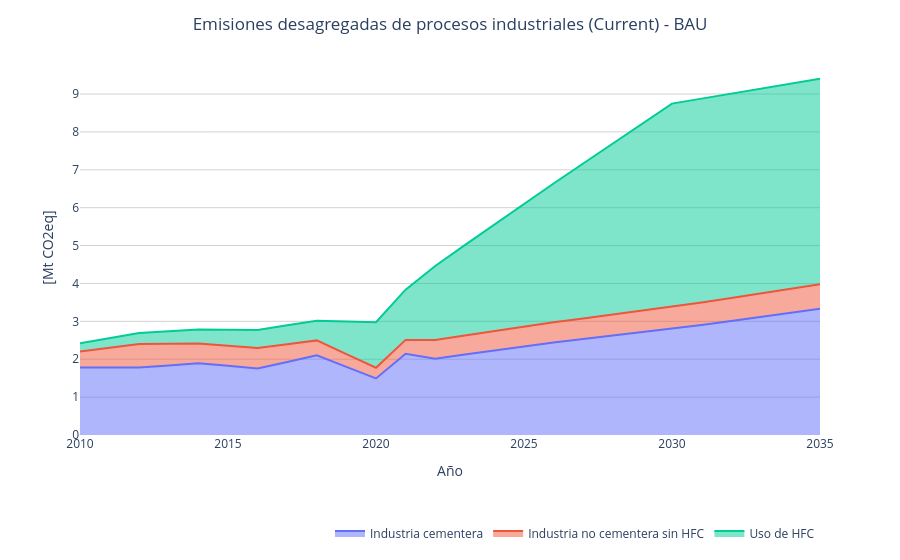
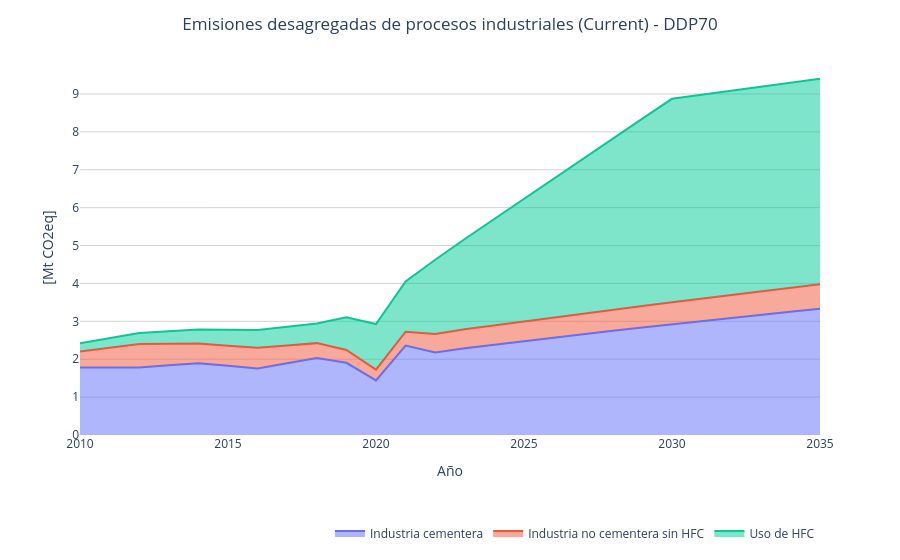
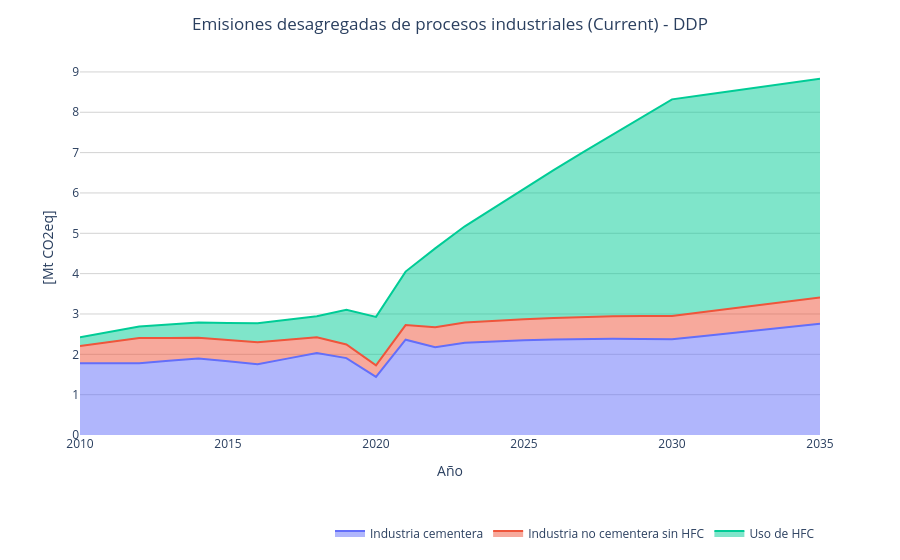
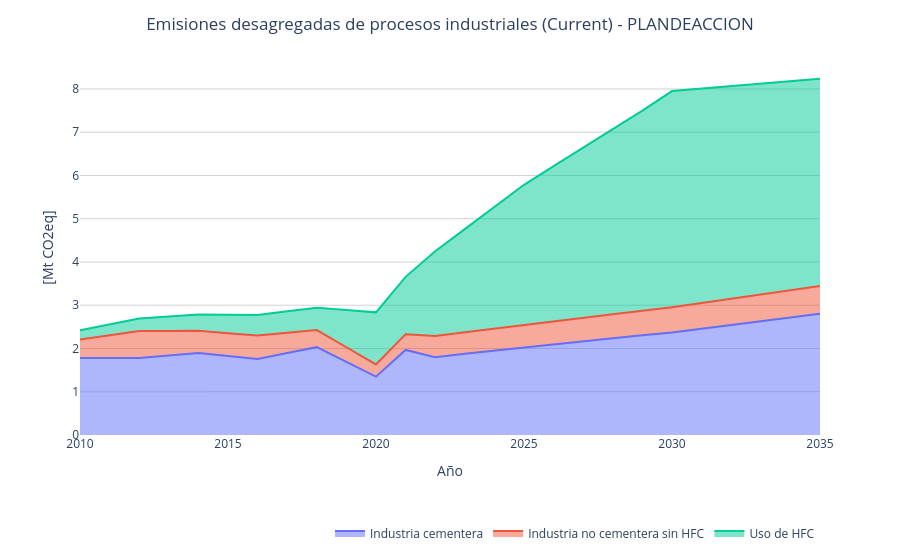

Source (notebook cell) for these figures, in order:
### Code cell
# Current Emissions Disaggregated Emissions
emissions_techs_groups = {
  "Industria cementera": ["CO2e_CEM"],
  "Uso de HFC": ["CO2e_HFC"],
  "Industria no cementera sin HFC": ["CO2e_OTHER"],
}
# current

for scenario in current_scenarios:
    ippu_emission = get_grouped_techs_emissions_by_column(df,'AnnualEmissions', scenario, ['CO2e_CEM', 'CO2e_HFC', 'CO2e_OTHER'], emissions_techs_groups)
    draw_tech_ippu_area_by_column( ippu_emission, scenario ,"Emisiones desagregadas de procesos industriales (Current)", "[Mt CO2eq]")

# # planmicc

# for scenario in planmicc_scenarios:
#     ippu_emission = get_grouped_techs_emissions_by_column(planmicc,'AnnualEmissions', scenario, ['CO2e_CEM', 'CO2e_HFC', 'CO2e_OTHER'], emissions_techs_groups)
#     draw_tech_waste_by_column( ippu_emission, scenario ,"Emisiones desagregadas de procesos industriales (PLANMICC)", "[Mt CO2eq]")

# # ndc

# for scenario in ndc_scenarios:
#     ippu_emission = get_grouped_techs_emissions_by_column(ndc,'AnnualEmissions', scenario, ['CO2e_CEM', 'CO2e_HFC', 'CO2e_OTHER'], emissions_techs_groups)
#     draw_tech_waste_by_column( ippu_emission, scenario ,"Emisiones desagregadas de procesos industriales (NDC)", "[Mt CO2eq]")

### Figure 1 — Plotly figure (JSON) as saved in the notebook; plotly's stock layout.template omitted (floating-point values rounded to 4 significant figures)
{"data": [{"fillpattern": {"shape": ""}, "hovertemplate": "\n    <span>Año:</span> <b>%{x}</b>\n    <span>Valor:</span> <b>%{y:.3f}</b>\n    ", "legendgroup": "Industria cementera", "line": {"color": "#636efa"}, "marker": {"symbol": "circle"}, "mode": "lines", "name": "Industria cementera", "orientation": "v", "showlegend": true, "stackgroup": "1", "type": "scatter", "x": [2010, 2011, 2012, 2013, 2014, 2015, 2016, 2017, 2018, 2019, 2020, 2021, 2022, 2023, 2024, 2025, 2026, 2027, 2028, 2029, 2030, 2031, 2032, 2033, 2034, 2035], "xaxis": "x", "y": [1.782, 1.781, 1.781, 1.838, 1.894, 1.826, 1.756, 1.929, 2.102, 1.797, 1.492, 2.146, 2.015, 2.127, 2.238, 2.348, 2.441, 2.532, 2.623, 2.711, 2.798, 2.905, 3.012, 3.119, 3.225, 3.332], "yaxis": "y"}, {"fillpattern": {"shape": ""}, "hovertemplate": "\n    <span>Año:</span> <b>%{x}</b>\n    <span>Valor:</span> <b>%{y:.3f}</b>\n    ", "legendgroup": "Industria no cementera sin HFC", "line": {"color": "#EF553B"}, "marker": {"symbol": "circle"}, "mode": "lines", "name": "Industria no cementera sin HFC", "orientation": "v", "showlegend": true, "stackgroup": "1", "type": "scatter", "x": [2010, 2011, 2012, 2013, 2014, 2015, 2016, 2017, 2018, 2019, 2020, 2021, 2022, 2023, 2024, 2025, 2026, 2027, 2028, 2029, 2030, 2031, 2032, 2033, 2034, 2035], "xaxis": "x", "y": [0.4232, 0.5213, 0.6213, 0.5695, 0.5175, 0.5296, 0.5433, 0.4688, 0.3945, 0.339, 0.2834, 0.3648, 0.4903, 0.5007, 0.5114, 0.5223, 0.5337, 0.5449, 0.5567, 0.5687, 0.5807, 0.5932, 0.6059, 0.6187, 0.632, 0.6455], "yaxis": "y"}, {"fillpattern": {"shape": ""}, "hovertemplate": "\n    <span>Año:</span> <b>%{x}</b>\n    <span>Valor:</span> <b>%{y:.3f}</b>\n    ", "legendgroup": "Uso de HFC", "line": {"color": "#00cc96"}, "marker": {"symbol": "circle"}, "mode": "lines", "name": "Uso de HFC", "orientation": "v", "showlegend": true, "stackgroup": "1", "type": "scatter", "x": [2010, 2011, 2012, 2013, 2014, 2015, 2016, 2017, 2018, 2019, 2020, 2021, 2022, 2023, 2024, 2025, 2026, 2027, 2028, 2029, 2030, 2031, 2032, 2033, 2034, 2035], "xaxis": "x", "y": [0.2149, 0.252, 0.2891, 0.3318, 0.3745, 0.4237, 0.4729, 0.496, 0.5191, 0.8611, 1.203, 1.325, 1.958, 2.384, 2.81, 3.237, 3.663, 4.09, 4.516, 4.942, 5.369, 5.38, 5.391, 5.403, 5.414, 5.425], "yaxis": "y"}], "layout": {"legend": {"orientation": "h", "title": {"text": ""}, "tracegroupgap": 0, "x": 1, "xanchor": "right", "y": -0.3, "yanchor": "bottom"}, "margin": {"t": 60}, "plot_bgcolor": "white", "title": {"text": "Emisiones desagregadas de procesos industriales (Current) - BAU", "x": 0.5}, "xaxis": {"anchor": "y", "domain": [0, 1], "title": {"text": "Año"}}, "yaxis": {"anchor": "x", "domain": [0, 1], "gridcolor": "lightgrey", "mirror": true, "showline": false, "title": {"text": "[Mt CO2eq]"}}}}

### Figure 2 — Plotly figure (JSON) as saved in the notebook; plotly's stock layout.template omitted (floating-point values rounded to 4 significant figures)
{"data": [{"fillpattern": {"shape": ""}, "hovertemplate": "\n    <span>Año:</span> <b>%{x}</b>\n    <span>Valor:</span> <b>%{y:.3f}</b>\n    ", "legendgroup": "Industria cementera", "line": {"color": "#636efa"}, "marker": {"symbol": "circle"}, "mode": "lines", "name": "Industria cementera", "orientation": "v", "showlegend": true, "stackgroup": "1", "type": "scatter", "x": [2010, 2011, 2012, 2013, 2014, 2015, 2016, 2017, 2018, 2019, 2020, 2021, 2022, 2023, 2024, 2025, 2026, 2027, 2028, 2029, 2030, 2031, 2032, 2033, 2034, 2035], "xaxis": "x", "y": [1.782, 1.781, 1.781, 1.838, 1.894, 1.825, 1.756, 1.893, 2.03, 1.906, 1.442, 2.361, 2.178, 2.289, 2.384, 2.478, 2.57, 2.661, 2.75, 2.837, 2.923, 3.008, 3.091, 3.172, 3.252, 3.331], "yaxis": "y"}, {"fillpattern": {"shape": ""}, "hovertemplate": "\n    <span>Año:</span> <b>%{x}</b>\n    <span>Valor:</span> <b>%{y:.3f}</b>\n    ", "legendgroup": "Industria no cementera sin HFC", "line": {"color": "#EF553B"}, "marker": {"symbol": "circle"}, "mode": "lines", "name": "Industria no cementera sin HFC", "orientation": "v", "showlegend": true, "stackgroup": "1", "type": "scatter", "x": [2010, 2011, 2012, 2013, 2014, 2015, 2016, 2017, 2018, 2019, 2020, 2021, 2022, 2023, 2024, 2025, 2026, 2027, 2028, 2029, 2030, 2031, 2032, 2033, 2034, 2035], "xaxis": "x", "y": [0.4232, 0.5213, 0.6213, 0.5695, 0.5175, 0.5296, 0.5433, 0.4688, 0.3945, 0.339, 0.2834, 0.3648, 0.4903, 0.5007, 0.5114, 0.5223, 0.5337, 0.5449, 0.5567, 0.5687, 0.5807, 0.5932, 0.6059, 0.6187, 0.632, 0.6455], "yaxis": "y"}, {"fillpattern": {"shape": ""}, "hovertemplate": "\n    <span>Año:</span> <b>%{x}</b>\n    <span>Valor:</span> <b>%{y:.3f}</b>\n    ", "legendgroup": "Uso de HFC", "line": {"color": "#00cc96"}, "marker": {"symbol": "circle"}, "mode": "lines", "name": "Uso de HFC", "orientation": "v", "showlegend": true, "stackgroup": "1", "type": "scatter", "x": [2010, 2011, 2012, 2013, 2014, 2015, 2016, 2017, 2018, 2019, 2020, 2021, 2022, 2023, 2024, 2025, 2026, 2027, 2028, 2029, 2030, 2031, 2032, 2033, 2034, 2035], "xaxis": "x", "y": [0.2149, 0.252, 0.2891, 0.3318, 0.3745, 0.4237, 0.4729, 0.496, 0.5191, 0.8611, 1.203, 1.325, 1.958, 2.384, 2.81, 3.237, 3.663, 4.09, 4.516, 4.942, 5.369, 5.38, 5.391, 5.403, 5.414, 5.425], "yaxis": "y"}], "layout": {"legend": {"orientation": "h", "title": {"text": ""}, "tracegroupgap": 0, "x": 1, "xanchor": "right", "y": -0.3, "yanchor": "bottom"}, "margin": {"t": 60}, "plot_bgcolor": "white", "title": {"text": "Emisiones desagregadas de procesos industriales (Current) - DDP70", "x": 0.5}, "xaxis": {"anchor": "y", "domain": [0, 1], "title": {"text": "Año"}}, "yaxis": {"anchor": "x", "domain": [0, 1], "gridcolor": "lightgrey", "mirror": true, "showline": false, "title": {"text": "[Mt CO2eq]"}}}}

### Figure 3 — Plotly figure (JSON) as saved in the notebook; plotly's stock layout.template omitted (floating-point values rounded to 4 significant figures)
{"data": [{"fillpattern": {"shape": ""}, "hovertemplate": "\n    <span>Año:</span> <b>%{x}</b>\n    <span>Valor:</span> <b>%{y:.3f}</b>\n    ", "legendgroup": "Industria cementera", "line": {"color": "#636efa"}, "marker": {"symbol": "circle"}, "mode": "lines", "name": "Industria cementera", "orientation": "v", "showlegend": true, "stackgroup": "1", "type": "scatter", "x": [2010, 2011, 2012, 2013, 2014, 2015, 2016, 2017, 2018, 2019, 2020, 2021, 2022, 2023, 2024, 2025, 2026, 2027, 2028, 2029, 2030, 2031, 2032, 2033, 2034, 2035], "xaxis": "x", "y": [1.782, 1.781, 1.781, 1.838, 1.894, 1.825, 1.756, 1.893, 2.03, 1.906, 1.442, 2.361, 2.178, 2.289, 2.323, 2.349, 2.368, 2.379, 2.384, 2.381, 2.371, 2.45, 2.528, 2.606, 2.684, 2.76], "yaxis": "y"}, {"fillpattern": {"shape": ""}, "hovertemplate": "\n    <span>Año:</span> <b>%{x}</b>\n    <span>Valor:</span> <b>%{y:.3f}</b>\n    ", "legendgroup": "Industria no cementera sin HFC", "line": {"color": "#EF553B"}, "marker": {"symbol": "circle"}, "mode": "lines", "name": "Industria no cementera sin HFC", "orientation": "v", "showlegend": true, "stackgroup": "1", "type": "scatter", "x": [2010, 2011, 2012, 2013, 2014, 2015, 2016, 2017, 2018, 2019, 2020, 2021, 2022, 2023, 2024, 2025, 2026, 2027, 2028, 2029, 2030, 2031, 2032, 2033, 2034, 2035], "xaxis": "x", "y": [0.4232, 0.5213, 0.6213, 0.5695, 0.5175, 0.5296, 0.5433, 0.4688, 0.3945, 0.339, 0.2834, 0.3648, 0.4903, 0.5007, 0.5114, 0.5223, 0.5337, 0.5449, 0.5567, 0.5687, 0.5807, 0.5932, 0.6059, 0.6187, 0.632, 0.6455], "yaxis": "y"}, {"fillpattern": {"shape": ""}, "hovertemplate": "\n    <span>Año:</span> <b>%{x}</b>\n    <span>Valor:</span> <b>%{y:.3f}</b>\n    ", "legendgroup": "Uso de HFC", "line": {"color": "#00cc96"}, "marker": {"symbol": "circle"}, "mode": "lines", "name": "Uso de HFC", "orientation": "v", "showlegend": true, "stackgroup": "1", "type": "scatter", "x": [2010, 2011, 2012, 2013, 2014, 2015, 2016, 2017, 2018, 2019, 2020, 2021, 2022, 2023, 2024, 2025, 2026, 2027, 2028, 2029, 2030, 2031, 2032, 2033, 2034, 2035], "xaxis": "x", "y": [0.2149, 0.252, 0.2891, 0.3318, 0.3745, 0.4237, 0.4729, 0.496, 0.5191, 0.8611, 1.203, 1.325, 1.958, 2.384, 2.81, 3.237, 3.663, 4.09, 4.516, 4.942, 5.369, 5.38, 5.391, 5.403, 5.414, 5.425], "yaxis": "y"}], "layout": {"legend": {"orientation": "h", "title": {"text": ""}, "tracegroupgap": 0, "x": 1, "xanchor": "right", "y": -0.3, "yanchor": "bottom"}, "margin": {"t": 60}, "plot_bgcolor": "white", "title": {"text": "Emisiones desagregadas de procesos industriales (Current) - DDP", "x": 0.5}, "xaxis": {"anchor": "y", "domain": [0, 1], "title": {"text": "Año"}}, "yaxis": {"anchor": "x", "domain": [0, 1], "gridcolor": "lightgrey", "mirror": true, "showline": false, "title": {"text": "[Mt CO2eq]"}}}}

### Figure 4 — Plotly figure (JSON) as saved in the notebook; plotly's stock layout.template omitted (floating-point values rounded to 4 significant figures)
{"data": [{"fillpattern": {"shape": ""}, "hovertemplate": "\n    <span>Año:</span> <b>%{x}</b>\n    <span>Valor:</span> <b>%{y:.3f}</b>\n    ", "legendgroup": "Industria cementera", "line": {"color": "#636efa"}, "marker": {"symbol": "circle"}, "mode": "lines", "name": "Industria cementera", "orientation": "v", "showlegend": true, "stackgroup": "1", "type": "scatter", "x": [2010, 2011, 2012, 2013, 2014, 2015, 2016, 2017, 2018, 2019, 2020, 2021, 2022, 2023, 2024, 2025, 2026, 2027, 2028, 2029, 2030, 2031, 2032, 2033, 2034, 2035], "xaxis": "x", "y": [1.782, 1.781, 1.781, 1.838, 1.894, 1.826, 1.756, 1.894, 2.031, 1.69, 1.349, 1.966, 1.799, 1.876, 1.951, 2.025, 2.097, 2.168, 2.237, 2.305, 2.372, 2.458, 2.544, 2.63, 2.716, 2.802], "yaxis": "y"}, {"fillpattern": {"shape": ""}, "hovertemplate": "\n    <span>Año:</span> <b>%{x}</b>\n    <span>Valor:</span> <b>%{y:.3f}</b>\n    ", "legendgroup": "Industria no cementera sin HFC", "line": {"color": "#EF553B"}, "marker": {"symbol": "circle"}, "mode": "lines", "name": "Industria no cementera sin HFC", "orientation": "v", "showlegend": true, "stackgroup": "1", "type": "scatter", "x": [2010, 2011, 2012, 2013, 2014, 2015, 2016, 2017, 2018, 2019, 2020, 2021, 2022, 2023, 2024, 2025, 2026, 2027, 2028, 2029, 2030, 2031, 2032, 2033, 2034, 2035], "xaxis": "x", "y": [0.4232, 0.5213, 0.6213, 0.5695, 0.5175, 0.5296, 0.5433, 0.4688, 0.3945, 0.339, 0.2834, 0.3648, 0.4903, 0.5007, 0.5114, 0.5223, 0.5337, 0.5449, 0.5567, 0.5687, 0.5807, 0.5932, 0.6059, 0.6187, 0.632, 0.6455], "yaxis": "y"}, {"fillpattern": {"shape": ""}, "hovertemplate": "\n    <span>Año:</span> <b>%{x}</b>\n    <span>Valor:</span> <b>%{y:.3f}</b>\n    ", "legendgroup": "Uso de HFC", "line": {"color": "#00cc96"}, "marker": {"symbol": "circle"}, "mode": "lines", "name": "Uso de HFC", "orientation": "v", "showlegend": true, "stackgroup": "1", "type": "scatter", "x": [2010, 2011, 2012, 2013, 2014, 2015, 2016, 2017, 2018, 2019, 2020, 2021, 2022, 2023, 2024, 2025, 2026, 2027, 2028, 2029, 2030, 2031, 2032, 2033, 2034, 2035], "xaxis": "x", "y": [0.2149, 0.252, 0.2891, 0.3318, 0.3745, 0.4237, 0.4729, 0.496, 0.5191, 0.8611, 1.203, 1.325, 1.958, 2.384, 2.81, 3.237, 3.584, 3.931, 4.278, 4.625, 4.998, 4.956, 4.914, 4.872, 4.83, 4.788], "yaxis": "y"}], "layout": {"legend": {"orientation": "h", "title": {"text": ""}, "tracegroupgap": 0, "x": 1, "xanchor": "right", "y": -0.3, "yanchor": "bottom"}, "margin": {"t": 60}, "plot_bgcolor": "white", "title": {"text": "Emisiones desagregadas de procesos industriales (Current) - PLANDEACCION", "x": 0.5}, "xaxis": {"anchor": "y", "domain": [0, 1], "title": {"text": "Año"}}, "yaxis": {"anchor": "x", "domain": [0, 1], "gridcolor": "lightgrey", "mirror": true, "showline": false, "title": {"text": "[Mt CO2eq]"}}}}
